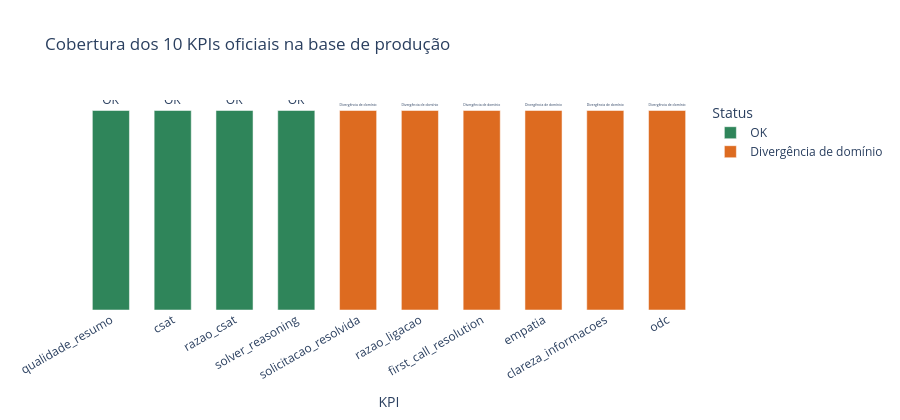

Source (notebook cell):
### Markdown cell above
## 2.1 Cobertura dos KPIs do benchmark (config/kpis.yaml)

`load_interaction_jsons_from_azure` já deriva automaticamente, a partir de
`metrics_items`, uma coluna `prod_<kpi>` para cada um dos 10 KPIs oficiais do
projeto (quando existe um campo correspondente na base de produção).
`prod_qualidade_resumo` é a exceção conhecida — a base de produção nunca traz
esse campo, então a coluna é sempre criada vazia (célula anterior) para manter
os 10 KPIs consistentes nas tabelas e gráficos abaixo.

`check_kpi_coverage` informa:
- **ausentes** — KPIs sem nenhum campo de produção correspondente (ex.:
  `qualidade_resumo`, que não é calculado hoje em produção).
- **com divergência de domínio** — KPIs com dado disponível, mas em um formato
  diferente do esperado por `config/kpis.yaml` (ex.: campos binários Sim/Não
  onde o benchmark espera uma nota 1-5 ou uma taxonomia categórica fixa).

O gráfico interativo abaixo resume visualmente o status de cada KPI (OK /
divergência de domínio / ausente).

### Code cell
coverage = check_kpi_coverage(df)

prod_cols = [c for c in df.columns if c.startswith("prod_")]
print(f"\nColunas prod_<kpi> geradas ({len(prod_cols)} de {len(ALL_KPI_NAMES)} KPIs):")
display(df[["call_id", "data_referencia", *prod_cols]].head(10))

# Gráfico interativo de cobertura: para cada um dos 10 KPIs oficiais, mostra se
# há coluna prod_<kpi> (OK), se está ausente, ou se está presente mas com
# domínio diferente do esperado por config/kpis.yaml.
status_rows = [
    {
        "kpi": kpi,
        "status": (
            "Ausente" if kpi in coverage["ausentes"]
            else "Divergência de domínio" if kpi in coverage["com_divergencia_de_dominio"]
            else "OK"
        ),
    }
    for kpi in ALL_KPI_NAMES
]
coverage_df = pd.DataFrame(status_rows)
status_colors = {"OK": "#2f855a", "Divergência de domínio": "#dd6b20", "Ausente": "#c53030"}

fig_coverage = px.bar(
    coverage_df,
    x="kpi",
    y=[1] * len(coverage_df),
    color="status",
    color_discrete_map=status_colors,
    text="status",
    title="Cobertura dos 10 KPIs oficiais na base de produção",
    labels={"kpi": "KPI", "y": ""},
)
fig_coverage.update_traces(textposition="outside")
fig_coverage.update_yaxes(visible=False)
fig_coverage.update_layout(
    showlegend=True, xaxis_tickangle=-30, bargap=0.4, height=420,
    legend_title_text="Status",
)
fig_coverage.show()

### Figure 1 — Plotly figure (JSON) as saved in the notebook; plotly's stock layout.template omitted (floating-point values rounded to 4 significant figures)
{"data": [{"hovertemplate": "status=%{text}<br>KPI=%{x}<br>=%{y}<extra></extra>", "legendgroup": "OK", "marker": {"color": "#2f855a", "pattern": {"shape": ""}}, "name": "OK", "orientation": "v", "showlegend": true, "text": ["OK", "OK", "OK", "OK"], "textposition": "outside", "type": "bar", "x": ["qualidade_resumo", "csat", "razao_csat", "solver_reasoning"], "xaxis": "x", "y": [1, 1, 1, 1], "yaxis": "y"}, {"hovertemplate": "status=%{text}<br>KPI=%{x}<br>=%{y}<extra></extra>", "legendgroup": "Divergência de domínio", "marker": {"color": "#dd6b20", "pattern": {"shape": ""}}, "name": "Divergência de domínio", "orientation": "v", "showlegend": true, "text": ["Divergência de domínio", "Divergência de domínio", "Divergência de domínio", "Divergência de domínio", "Divergência de domínio", "Divergência de domínio"], "textposition": "outside", "type": "bar", "x": ["solicitacao_resolvida", "razao_ligacao", "first_call_resolution", "empatia", "clareza_informacoes", "odc"], "xaxis": "x", "y": [1, 1, 1, 1, 1, 1], "yaxis": "y"}], "layout": {"bargap": 0.4, "barmode": "relative", "height": 420, "legend": {"title": {"text": "Status"}, "tracegroupgap": 0}, "showlegend": true, "title": {"text": "Cobertura dos 10 KPIs oficiais na base de produção"}, "xaxis": {"anchor": "y", "domain": [0, 1], "tickangle": -30, "title": {"text": "KPI"}}, "yaxis": {"anchor": "x", "domain": [0, 1], "title": {"text": ""}, "visible": false}}}
